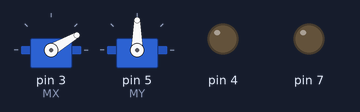
Recording of a sketch running on a simulated Arduino Uno, built with avr-gcc and run on an emulated ATmega328P. On the bench: 2 × servo, output pins drawn as LEDs (lit = HIGH).

Above: at 0.1 s.
At 3.1 s:
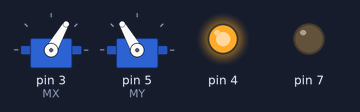
At 8.1 s:
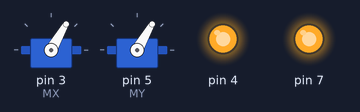
At 13.1 s:
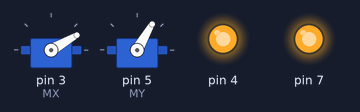
At 18.1 s:
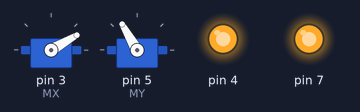
At 33.1 s:
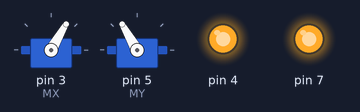
Timing chart, 0 to 40.0 s (numbered marks = the images above):
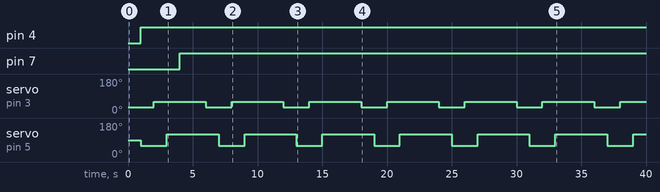

Measured:
- by itself, pin 4: LOW → HIGH at 1.0 s
- by itself, pin 7: LOW → HIGH at 4.0 s
- by itself, servo on pin 3 (MX): alternates 60° for 4.0 s and 30° for 2.0 s
- by itself, servo on pin 5 (MY): alternates 120° for 4.0 s and 60° for 2.0 s

The sketch:

Test_servo.ino
```cpp
#include<Servo.h>
Servo MX;
Servo MY;
void setup() {
  Serial.begin(9600);
   MX.attach(3);
   MY.attach(5);
   pinMode(4, OUTPUT);
   pinMode(7, OUTPUT);
}

void loop() {

 MX.write(30);
 delay(1000);
 digitalWrite(4, HIGH);
 MY.write(60);
 delay(1000);
  MX.write(60);
 delay(1000);
 MY.write(120);
 delay(1000);
 digitalWrite(7, HIGH);
 delay(2000);
 /*
  for (int i=0;i<150;i++){

    MX.write(i);
    Serial.print(i);
    delay(10);

  }
  delay(200);
  for (int i=150;i>=0;i--){

    MX.write(i);
    Serial.print(i);
    delay(10);

  }
  */
  /*
  delay(2000);
  MX.write(30);
  delay(2000);
  MX.write(90);
  delay(2000);
  MX.write(120);
  delay(2000);
  MX.write(60);
  delay(2000);
  MX.write(150);
  delay(2000);
  MX.write(15);
  delay(2000);
 */
}
```
